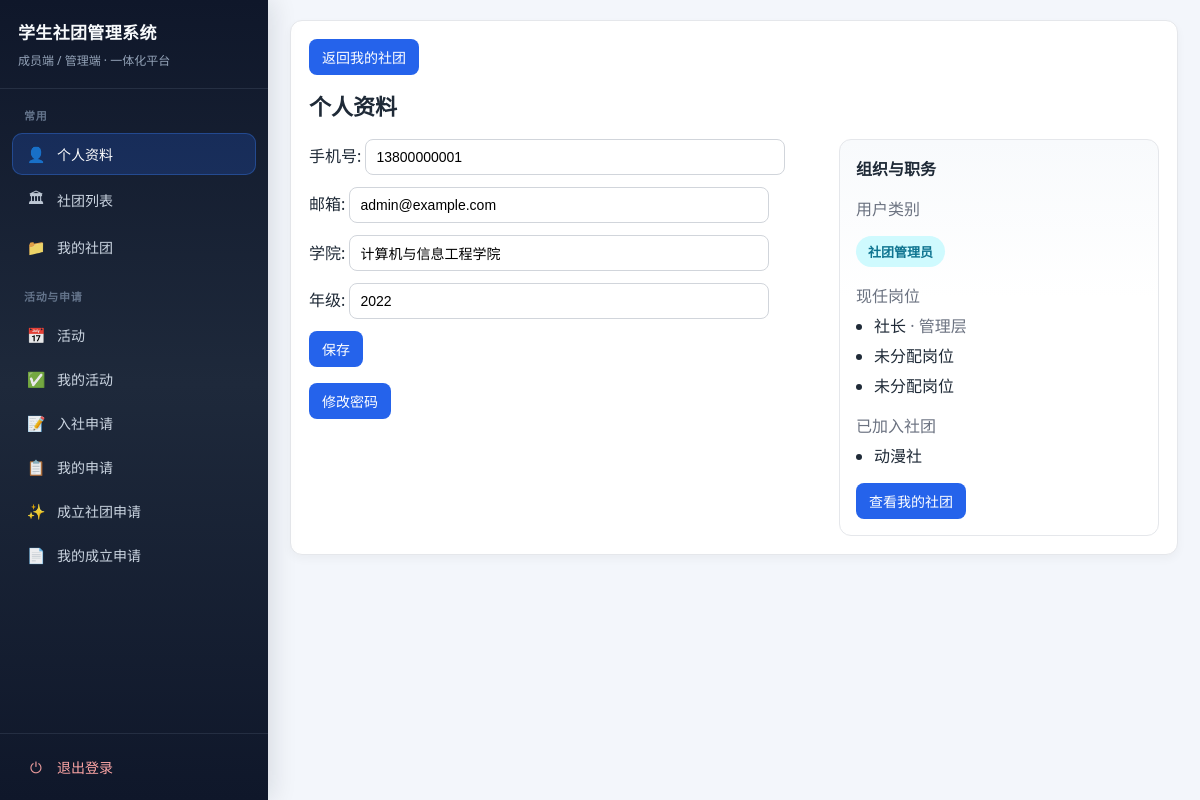
/profile/ (signed in), run on the app's committed database.
### club/models.py (models this page shows, shortened)
class MemberProfile(models.Model):
    user = models.OneToOneField(settings.AUTH_USER_MODEL, on_delete=models.CASCADE, related_name="memberprofile")
    club = models.ForeignKey(
        "ClubInfo",
        on_delete=models.SET_NULL,
        null=True,
        blank=True,
        related_name="members",
        help_text="所属社团；高级管理员通常为空。",
    )
    role = models.CharField(max_length=20, choices=RoleChoices.choices, default=RoleChoices.MEMBER)
    student_id = models.CharField(max_length=32, unique=True, null=True, blank=True)
    phone = models.CharField(max_length=32, unique=True, null=True, blank=True)
    email = models.EmailField(blank=True)
    college = models.CharField(max_length=64, blank=True)
    grade = models.CharField(max_length=32, blank=True)

class ClubInfo(models.Model):
    name = models.CharField(max_length=128, default="学生社团")
    intro = models.TextField(blank=True)
    charter = models.TextField(blank=True)
    contact = models.CharField(max_length=128, blank=True)
    logo_url = models.URLField("标志图片链接", blank=True)
    logo = models.ImageField("标志图片（上传）", upload_to="club_logos/", blank=True)
    principal = models.CharField(max_length=64, blank=True)

class MemberAssignment(models.Model):
    profile = models.ForeignKey(MemberProfile, on_delete=models.CASCADE, related_name="assignments")
    department = models.ForeignKey(Department, on_delete=models.SET_NULL, null=True, blank=True)
    position = models.ForeignKey(Position, on_delete=models.SET_NULL, null=True, blank=True)
    is_active = models.BooleanField(default=True)
    start_date = models.DateField(default=timezone.now)
    end_date = models.DateField(null=True, blank=True)

class Position(models.Model):
    class NameChoices(models.TextChoices):
        PRESIDENT = "president", "社长"
        VICE_PRESIDENT = "vice_president", "副社长"
        DEPARTMENT_HEAD = "department_head", "部门负责人"
    department = models.ForeignKey(Department, on_delete=models.CASCADE, related_name="positions")
    name = models.CharField(max_length=32, choices=NameChoices.choices)
    description = models.TextField(blank=True)
    requirements = models.TextField(blank=True)
    is_active = models.BooleanField(default=True)
    class Meta:
        unique_together = ("department", "name")

class Department(models.Model):
    club = models.ForeignKey(
        "ClubInfo",
        on_delete=models.CASCADE,
        null=True,
        blank=True,
        related_name="departments",
    )
    name = models.CharField(max_length=64)
    description = models.TextField(blank=True)
    contact = models.TextField("联系方式", blank=True)
    logo = models.ImageField("部门标志", upload_to="department_logos/", blank=True)
    is_active = models.BooleanField(default=True)
    class Meta:
        unique_together = ("club", "name")

### club/views.py (the view, shortened to what this page needs)
# urls.py: path("profile/", views.profile_view, name="profile"),
@login_required
def profile_view(request):
    profile = request.user.memberprofile
    form = ProfileForm(
        data=request.POST or None,
        initial={
            "phone": profile.phone,
            "email": profile.email,
            "college": profile.college,
            "grade": profile.grade,
        },
    )
    role_label_map = {
        RoleChoices.SUPER_ADMIN: "高级管理员",
        RoleChoices.CLUB_ADMIN: "社团管理员",
        RoleChoices.MEMBER: "普通成员",
    }
    assignments = profile.assignments.filter(is_active=True).select_related("department", "position")
    return render(
        request,
        "club/profile.html",
        {
            "form": form,
            "role_label": role_label_map.get(profile.role, profile.get_role_display()),
            "assignments": assignments,
            "joined_clubs": _get_joined_clubs(profile),
        },
    )

### club/forms.py
class ProfileForm(forms.Form):
    phone = forms.CharField(label="手机号", max_length=32, required=False)
    email = forms.EmailField(label="邮箱", required=False)
    college = forms.CharField(label="学院", max_length=64, required=False)
    grade = forms.CharField(label="年级", max_length=32, required=False)

### club/views.py (called while the page is built)
def _get_joined_club_ids(profile):
    club_ids = set(profile.memberships.filter(is_active=True).values_list("club_id", flat=True))
    club_ids.update(
        profile.assignments.filter(is_active=True, department__club__isnull=False).values_list("department__club_id", flat=True)
    )
    if profile.club_id:
        club_ids.add(profile.club_id)
    return sorted(cid for cid in club_ids if cid)

def _get_joined_clubs(profile):
    return ClubInfo.objects.filter(pk__in=_get_joined_club_ids(profile)).order_by("name")

def _get_manageable_club_ids(profile):
    club_ids = set(
        profile.assignments.filter(
            is_active=True,
            department__club__isnull=False,
            position__name__in=CLUB_LEADER_POSITIONS,
        ).values_list("department__club_id", flat=True)
    )
    if profile.role == RoleChoices.CLUB_ADMIN and profile.club_id:
        club_ids.add(profile.club_id)
    return sorted(cid for cid in club_ids if cid)

def get_unviewed_visible_notices(user, club=None):
    profile = user.memberprofile
    if profile.role == RoleChoices.SUPER_ADMIN:
        return Notice.objects.none()
    return get_visible_notices(user, club=club).exclude(views__profile=profile)

### templates/club/profile.html (shortened to what this page needs)
{% extends 'club/base.html' %}
{% block page_back %}
{% if user.memberprofile.role == 'super_admin' %}
<p class="page-back"><a class="btn" href="{% url 'club:club_list' %}">返回社团列表</a></p>
{% else %}
<p class="page-back"><a class="btn" href="{% url 'club:my_clubs' %}">返回我的社团</a></p>
{% endif %}
{% endblock %}
{% block content %}
<h2>个人资料</h2>
<div class="profile-layout">
    <div class="profile-main">
        <form method="post">{% csrf_token %}{{ form.as_p }}<button type="submit">保存</button></form>
        <p style="margin-top:16px;"><a class="btn" href="{% url 'club:change_password' %}">修改密码</a></p>
    </div>
    <aside class="profile-side">
        <h3>组织与职务</h3>
        <p class="muted" style="margin-top:0;">用户类别</p>
        {% if user.memberprofile.role == 'super_admin' %}
        <p><span class="badge-role super">{{ role_label }}</span></p>
        {% elif user.memberprofile.role == 'club_admin' %}
        <p><span class="badge-role admin">{{ role_label }}</span></p>
        {% else %}
        <p><span class="badge-role member">{{ role_label }}</span></p>
        {% endif %}
        <p class="muted" style="margin-bottom:6px;">现任岗位</p>
        {% if assignments %}
        <ul class="position-list">
            {% for a in assignments %}
            <li>
                {% if a.position %}{{ a.position.get_name_display }}{% else %}未分配岗位{% endif %}
                {% if a.department %}<span class="muted"> · {{ a.department.name }}</span>{% endif %}
            </li>
            {% endfor %}
        </ul>
        {% else %}
        <p class="muted">暂无在任岗位</p>
        {% endif %}
        <p class="muted" style="margin-top:16px; margin-bottom:6px;">已加入社团</p>
        {% if joined_clubs %}
        <ul class="position-list">
            {% for club in joined_clubs %}
            <li>{{ club.name }}</li>
            {% endfor %}
        </ul>
        {% else %}
        <p class="muted">暂无社团成员关系</p>
        {% endif %}
        <p style="margin-top:16px; margin-bottom:0;"><a class="btn" href="{% url 'club:my_clubs' %}">查看我的社团</a></p>
    </aside>
</div>
{% endblock %}

### templates/club/base.html (style rules this page uses)
:root { --bg: #f3f6fb; --card: #ffffff; --text: #1f2a37; --muted: #6b7280; --border: #e5e7eb; --primary: #2563eb; --primary-hover: #1d4ed8; --success-bg: #ecfdf3; }
* { box-sizing: border-box; }
body { margin: 0; background: var(--bg); color: var(--text); font-family: "Segoe UI", "Microsoft YaHei", Arial, sans-serif; min-height: 100vh; }
h2 { margin-top: 0; font-size: 22px; }
h3 { margin-top: 20px; }
.muted { color: var(--muted); }
input, select, textarea { width: 100%; max-width: 420px; padding: 9px 10px; border: 1px solid #d1d5db; border-radius: 8px; outline: none; font-size: 14px; background: #fff; }
button, input[type="submit"], .btn { border: none; border-radius: 8px; background: var(--primary); color: #fff; padding: 8px 13px; cursor: pointer; text-decoration: none; display: inline-block; font-size: 14px; font-family: inherit; }
.page-back { margin: 0 0 14px 0; }
.page-back a.btn { margin-right: 8px; }
a { color: #1d4ed8; }
form p { margin: 0 0 12px; }
.profile-layout { display: grid; grid-template-columns: 1fr minmax(260px, 320px); gap: 24px; align-items: start; }
.profile-side { border: 1px solid var(--border); border-radius: 12px; padding: 16px; background: linear-gradient(180deg, #f8fafc 0%, #fff 40%); }
.profile-side h3 { margin-top: 0; font-size: 16px; }
.badge-role { display: inline-block; padding: 6px 12px; border-radius: 999px; font-size: 13px; font-weight: 600; background: #dbeafe; color: #1e40af; }
.badge-role.admin { background: #cffafe; color: #0e7490; }
.position-list { margin: 0; padding-left: 18px; }
.position-list li { margin-bottom: 6px; }

### data on the page
MemberProfile: phone "13800000001", email "admin@example.com", college "计算机与信息工程学院", grade "2022"
ClubInfo: principal "社团管理员", name "动漫社"
MemberAssignment: position.name "社长", department.name "管理层"
MemberAssignment: shows "未分配岗位"
MemberAssignment: shows "未分配岗位"
